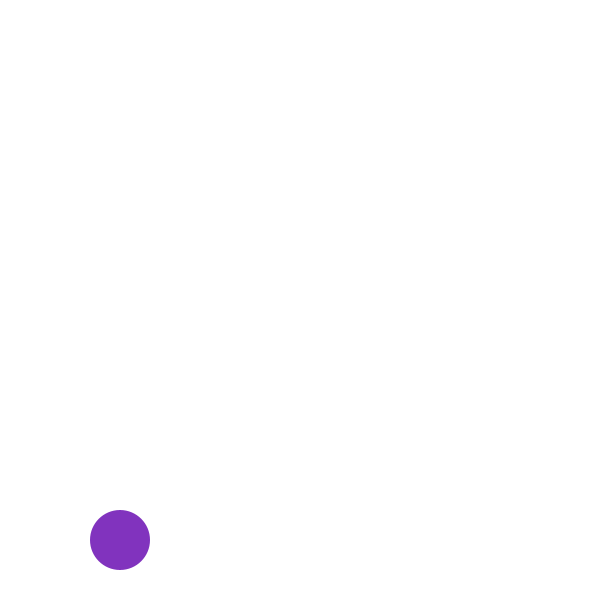
Frame 1 (no input)
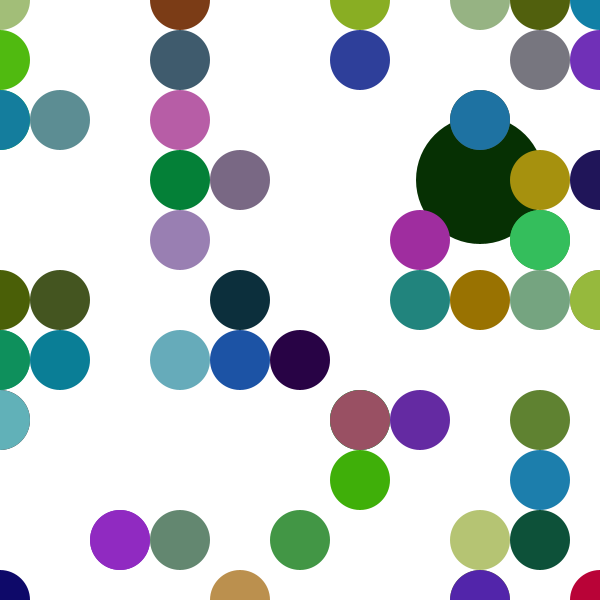
Frame 60 (the mouse pressed at the canvas centre just before this capture)
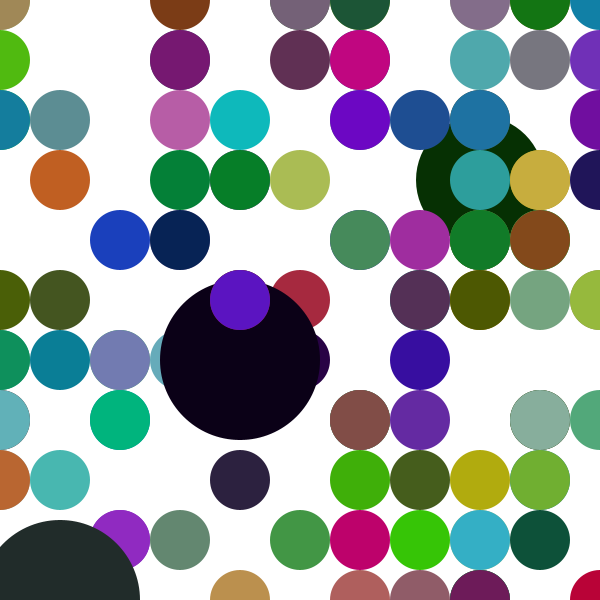
Frame 120 (the mouse held since frame 60 and released just before this capture)

The Processing sketch that drew these frames (run headless with seeded random() and noise(); from frame 60 on, the mouse is pressed at the canvas centre):

// Processing sketch: processing_159795
// ── processing_159795.pde

int r;
int g;
int b;

float diam;
int x;
int y;
int count;
int state;

void setup() {
   count = 0;
  state = 8;
  size(600,600);
  background(255);
  ellipseMode(CENTER);
  rectMode(CENTER);
  smooth();    
}

void draw() {
  // Each time through draw(), new random numbers are picked for a new ellipse.
  r = (int) random(200);
  g =(int) random(200);
  b = (int)random(200);
  diam = 60;
  x = (int) random(11);
  y = (int) random(11);
     
     
  if(( r < 50 ) && ( g < 50) && (b < 50)){
    diam = state * 16;
  }
  count = count + 1;
 if(count > 50){
    count = 12;
    state = state + 2;
    if(state > 35){
       state = 6;
    }
    if (state > 25 ) {
      fill(255);
     rect(width/2,height/2, state*18, state*18);
    }
 }
  // Use values to draw an ellipse
  noStroke();
  fill(r,g,b);
  ellipse(x*60,y*60,diam,diam);
}
